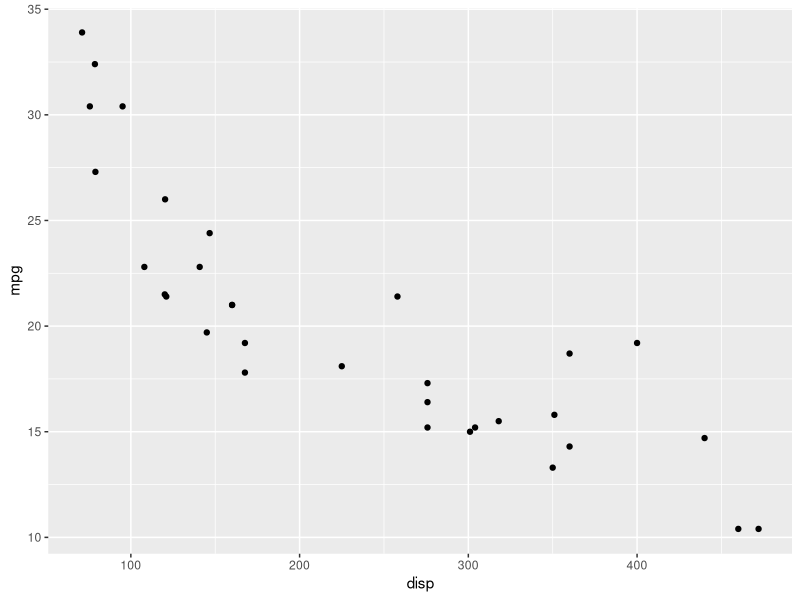
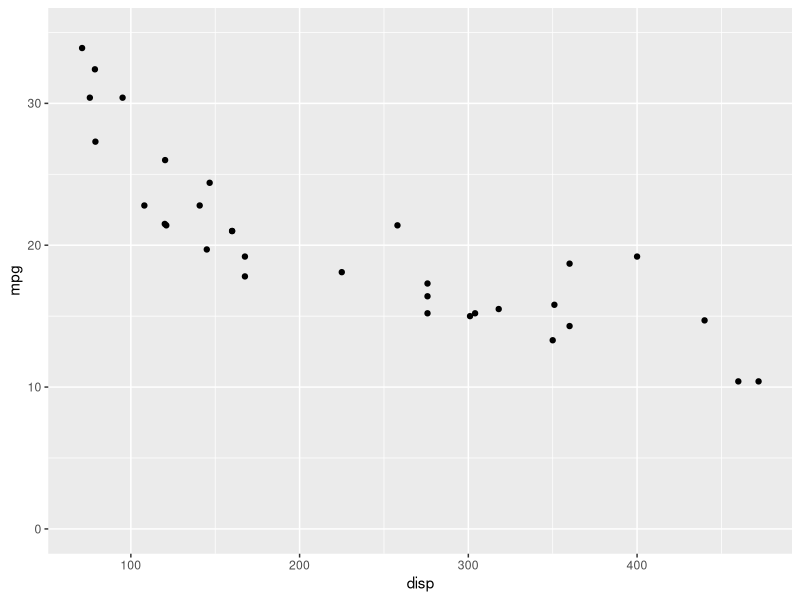
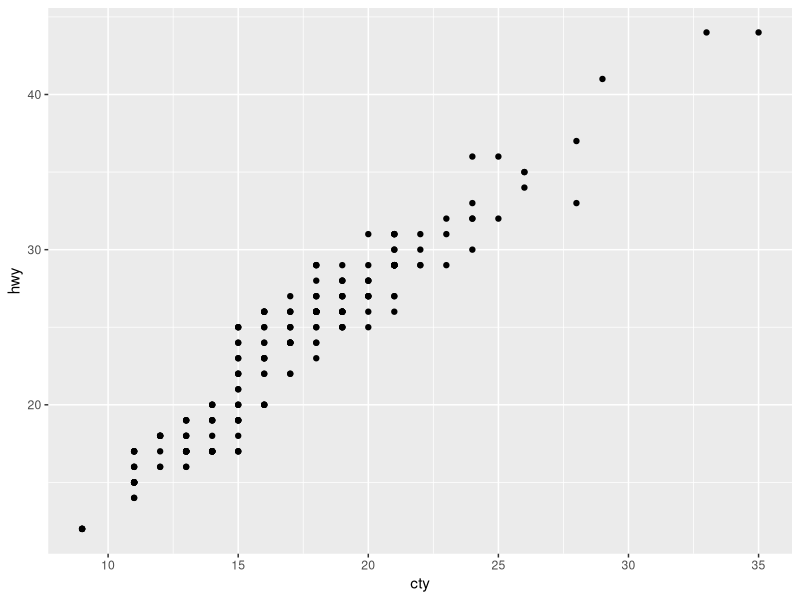
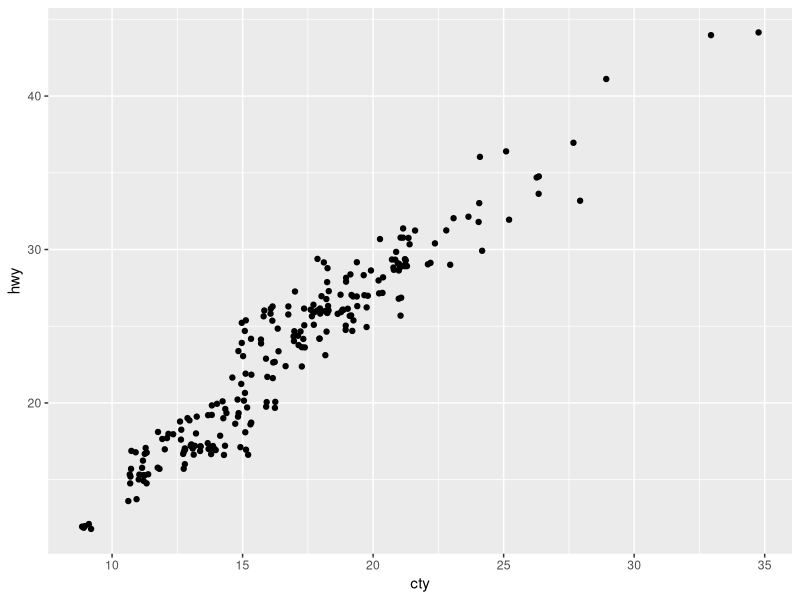
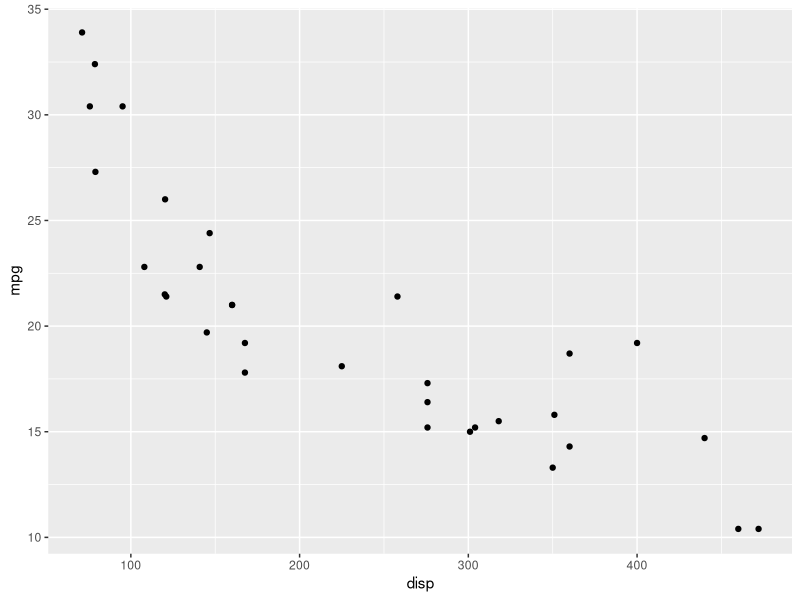
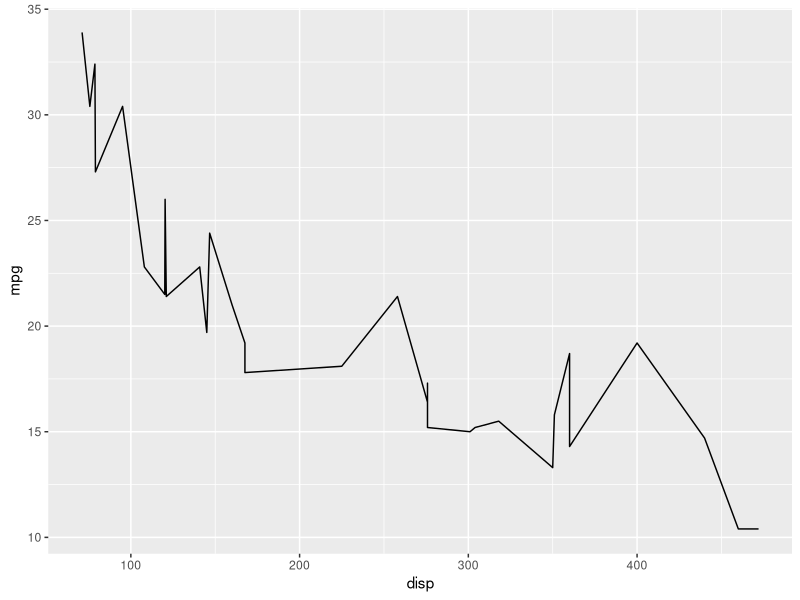
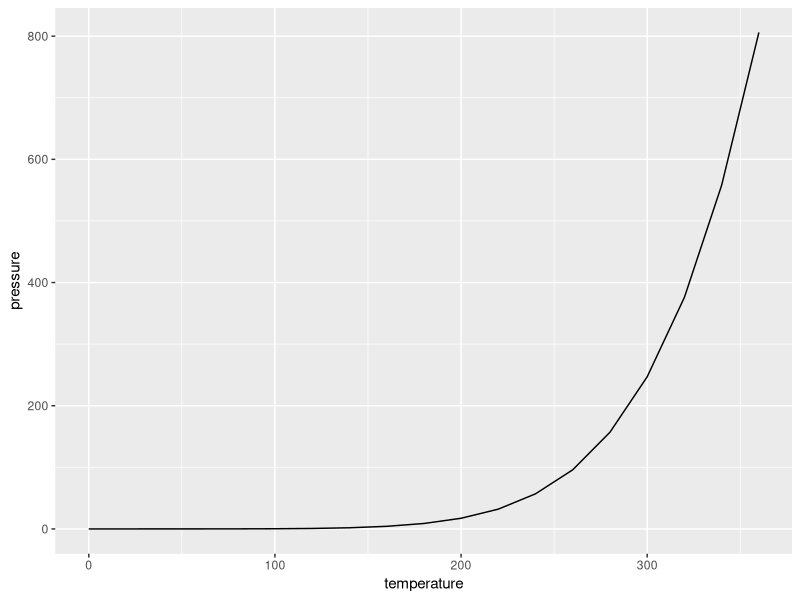

R code for these plots, in order:
rm(list =ls(envir = globalenv()), envir = globalenv()); if(is.null(dev.list())) dev.off(); gc(); cat("\014")

setwd('C:/Users/User/repos/lis4369/a5/r_tutorial/')

# pdf(file ="C:/Users/User/repos/lis4369/a5/r_tutorial/myplotfile.pdf")

# install.packages("quantmod", dependencies = TRUE)
# install.packages("dplyr", dependencies = TRUE)
# install.packages("ggplot2", dependencies = TRUE)

# update.packages(ask = FALSE, checkBuilt =  TRUE)

# installed.packages()


# library("quantmod")
# getSymbols("AAPL")
# 
# barChart(AAPL)
# barChart(AAPL, subset='last 14 days')
# chartSeries(AAPL, subset='last 14 days')
# barChart(AAPL['2013-04-1::2013-04-12'])
# barChart(AAPL['2013-03-1::'])
# barChart(AAPL['2020'])




# 
library(ggplot2)
qplot(disp, mpg, data=mtcars)
qplot(disp, mpg, ylim=c(0,35), data=mtcars)
qplot(cty, hwy, data = mpg)
qplot(cty, hwy, data = mpg, geom="jitter")
ggplot(mtcars, aes(x=disp, y=mpg)) + geom_point()
ggplot(mtcars, aes(x=disp, y=mpg)) + geom_line()
ggplot(pressure, aes(x=temperature, y=pressure)) + geom_line()
# 
# 
# str(mtcars)

